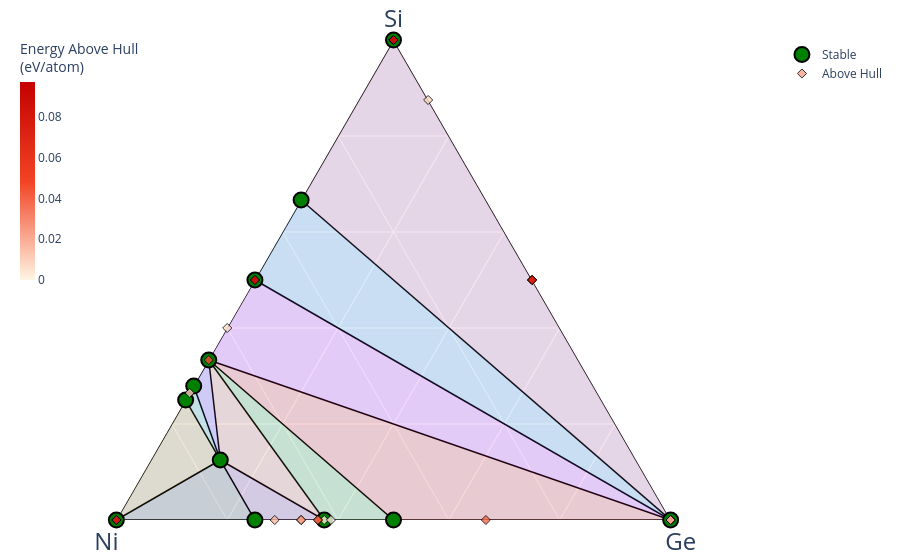

This figure's notebook cell:
### Code cell
def get_materals_project_data(elements, api_key=API_KEY):
    with MPRester(api_key) as m:
        entries = m.get_entries_in_chemsys(elements, inc_structure=False, additional_criteria={"thermo_types": ["GGA_GGA+U", "R2SCAN"]})
    return entries

# elements = ["C", "Si", "Ni"]
elements = ["Ge", "Si", "Ni"]
entries = get_materals_project_data(elements)

# 1. Initialize the compatibility scheme
# This handles the GGA/GGA+U mixing and elemental corrections
compat = MaterialsProject2020Compatibility()

# 2. Process your raw entries
# This will update the .energy property of each entry with the corrected value
# It also filters out entries that are incompatible with the scheme
processed_entries = compat.process_entries(entries)

# 3. Build the diagram with corrected data
pd_obj = PhaseDiagram(processed_entries)

# 4. Plot the Phase Diagram
plotter = PDPlotter(pd_obj, show_unstable=0.1) # show_unstable is the energy cutoff in eV/atom
plotter.show()

### Figure 1 — Plotly figure (JSON) as saved in the notebook; plotly's stock layout.template omitted (floating-point values rounded to 4 significant figures)
{"data": [{"a": [2, 0, null, 4, 4, null, 0, 0, null, 4, 2, null, 4, 1, null, 1, 0, null, 1, 12, null, 0, 4, null, 2, 2, null, 4, 0, null, 1, 1, null, 0, 0, null, 1, 0, null, 0, 2, null, 0, 0, null, 0, 1, null, 0, 1, null, 0, 0, null, 0, 4, null, 4, 0, null, 4, 12, null, 1, 12, null], "b": [1, 0, null, 4, 8, null, 4, 10, null, 4, 1, null, 8, 6, null, 6, 1, null, 3, 31, null, 10, 8, null, 1, 0, null, 8, 0, null, 3, 6, null, 4, 0, null, 3, 1, null, 0, 0, null, 3, 10, null, 3, 6, null, 10, 6, null, 3, 1, null, 4, 8, null, 4, 0, null, 8, 31, null, 6, 31, null], "c": [0, 2, null, 0, 0, null, 4, 6, null, 0, 0, null, 0, 1, null, 1, 0, null, 0, 0, null, 6, 0, null, 0, 0, null, 0, 2, null, 0, 1, null, 4, 2, null, 0, 0, null, 2, 0, null, 1, 6, null, 1, 1, null, 6, 1, null, 1, 0, null, 4, 0, null, 0, 2, null, 0, 0, null, 1, 0, null], "hoverinfo": "none", "line": {"color": "black", "width": 1.5}, "mode": "lines", "showlegend": false, "type": "scatterternary"}, {"a": [0, 2, 4], "b": [0, 1, 4], "c": [2, 0, 0], "fill": "toself", "fillcolor": "#2E91E5", "hovertemplate": "<extra></extra>", "line": {"width": 0}, "mode": "lines", "name": "Ge—Si<sub>2</sub>Ni—SiNi", "opacity": 0.15, "showlegend": false, "type": "scatterternary"}, {"a": [0, 2, 2], "b": [0, 0, 1], "c": [2, 0, 0], "fill": "toself", "fillcolor": "#E15F99", "hovertemplate": "<extra></extra>", "line": {"width": 0}, "mode": "lines", "name": "Ge—Si—Si<sub>2</sub>Ni", "opacity": 0.15, "showlegend": false, "type": "scatterternary"}, {"a": [0, 0, 4], "b": [10, 4, 8], "c": [6, 4, 0], "fill": "toself", "fillcolor": "#1CA71C", "hovertemplate": "<extra></extra>", "line": {"width": 0}, "mode": "lines", "name": "Ni<sub>5</sub>Ge<sub>3</sub>—NiGe—SiNi<sub>2</sub>", "opacity": 0.15, "showlegend": false, "type": "scatterternary"}, {"a": [0, 0, 4], "b": [0, 4, 8], "c": [2, 4, 0], "fill": "toself", "fillcolor": "#FB0D0D", "hovertemplate": "<extra></extra>", "line": {"width": 0}, "mode": "lines", "name": "Ge—NiGe—SiNi<sub>2</sub>", "opacity": 0.15, "showlegend": false, "type": "scatterternary"}, {"a": [0, 4, 4], "b": [0, 4, 8], "c": [2, 0, 0], "fill": "toself", "fillcolor": "#DA16FF", "hovertemplate": "<extra></extra>", "line": {"width": 0}, "mode": "lines", "name": "Ge—SiNi—SiNi<sub>2</sub>", "opacity": 0.15, "showlegend": false, "type": "scatterternary"}, {"a": [0, 0, 1], "b": [1, 3, 6], "c": [0, 1, 1], "fill": "toself", "fillcolor": "#222A2A", "hovertemplate": "<extra></extra>", "line": {"width": 0}, "mode": "lines", "name": "Ni—Ni<sub>3</sub>Ge—SiNi<sub>6</sub>Ge", "opacity": 0.15, "showlegend": false, "type": "scatterternary"}, {"a": [0, 1, 1], "b": [1, 3, 6], "c": [0, 0, 1], "fill": "toself", "fillcolor": "#B68100", "hovertemplate": "<extra></extra>", "line": {"width": 0}, "mode": "lines", "name": "Ni—SiNi<sub>3</sub>—SiNi<sub>6</sub>Ge", "opacity": 0.15, "showlegend": false, "type": "scatterternary"}, {"a": [0, 0, 1], "b": [3, 10, 6], "c": [1, 6, 1], "fill": "toself", "fillcolor": "#750D86", "hovertemplate": "<extra></extra>", "line": {"width": 0}, "mode": "lines", "name": "Ni<sub>3</sub>Ge—Ni<sub>5</sub>Ge<sub>3</sub>—SiNi<sub>6</sub>Ge", "opacity": 0.15, "showlegend": false, "type": "scatterternary"}, {"a": [0, 4, 1], "b": [10, 8, 6], "c": [6, 0, 1], "fill": "toself", "fillcolor": "#EB663B", "hovertemplate": "<extra></extra>", "line": {"width": 0}, "mode": "lines", "name": "Ni<sub>5</sub>Ge<sub>3</sub>—SiNi<sub>2</sub>—SiNi<sub>6</sub>Ge", "opacity": 0.15, "showlegend": false, "type": "scatterternary"}, {"a": [12, 4, 1], "b": [31, 8, 6], "c": [0, 0, 1], "fill": "toself", "fillcolor": "#511CFB", "hovertemplate": "<extra></extra>", "line": {"width": 0}, "mode": "lines", "name": "Si<sub>12</sub>Ni<sub>31</sub>—SiNi<sub>2</sub>—SiNi<sub>6</sub>Ge", "opacity": 0.15, "showlegend": false, "type": "scatterternary"}, {"a": [12, 1, 1], "b": [31, 3, 6], "c": [0, 0, 1], "fill": "toself", "fillcolor": "#00A08B", "hovertemplate": "<extra></extra>", "line": {"width": 0}, "mode": "lines", "name": "Si<sub>12</sub>Ni<sub>31</sub>—SiNi<sub>3</sub>—SiNi<sub>6</sub>Ge", "opacity": 0.15, "showlegend": false, "type": "scatterternary"}, {"a": [2, 0, 4, 4, 0, 0, 1, 0, 1, 12, 2, 0], "b": [1, 0, 4, 8, 4, 10, 6, 1, 3, 31, 0, 3], "c": [0, 2, 0, 0, 4, 6, 1, 0, 0, 0, 0, 1], "cliponaxis": false, "hoverinfo": "text", "hoverlabel": {"font": {"size": 14}}, "hovertext": ["Si<sub>2</sub>Ni (mp-2291-GGA) <br>  Formation energy: -0.353 eV/atom <br>  (Stable)<br><br> Si: 0.666667<br> Ni: 0.333333<br> Ge: 0.0", "Ge (mp-32-GGA) <br>  Formation energy: 0.0 eV/atom <br>  (Stable)<br><br> Si: 0.0<br> Ni: 0.0<br> Ge: 1.0", "SiNi (mp-351-GGA) <br>  Formation energy: -0.464 eV/atom <br>  (Stable)<br><br> Si: 0.5<br> Ni: 0.5<br> Ge: 0.0", "SiNi<sub>2</sub> (mp-1118-GGA) <br>  Formation energy: -0.526 eV/atom <br>  (Stable)<br><br> Si: 0.333333<br> Ni: 0.666667<br> Ge: 0.0", "NiGe (mp-1099-GGA) <br>  Formation energy: -0.305 eV/atom <br>  (Stable)<br><br> Si: 0.0<br> Ni: 0.5<br> Ge: 0.5", "Ni<sub>5</sub>Ge<sub>3</sub> (mp-1428-GGA) <br>  Formation energy: -0.311 eV/atom <br>  (Stable)<br><br> Si: 0.0<br> Ni: 0.625<br> Ge: 0.375", "SiNi<sub>6</sub>Ge (mp-1219193-GGA) <br>  Formation energy: -0.374 eV/atom <br>  (Stable)<br><br> Si: 0.125<br> Ni: 0.75<br> Ge: 0.125", "Ni (mp-23-GGA) <br>  Formation energy: 0.0 eV/atom <br>  (Stable)<br><br> Si: 0.0<br> Ni: 1.0<br> Ge: 0.0", "SiNi<sub>3</sub> (mp-828-GGA) <br>  Formation energy: -0.441 eV/atom <br>  (Stable)<br><br> Si: 0.25<br> Ni: 0.75<br> Ge: 0.0", "Si<sub>12</sub>Ni<sub>31</sub> (mp-27276-GGA) <br>  Formation energy: -0.471 eV/atom <br>  (Stable)<br><br> Si: 0.27907<br> Ni: 0.72093<br> Ge: 0.0", "Si (mp-149-GGA) <br>  Formation energy: 0.0 eV/atom <br>  (Stable)<br><br> Si: 1.0<br> Ni: 0.0<br> Ge: 0.0", "Ni<sub>3</sub>Ge (mp-21008-GGA) <br>  Formation energy: -0.29 eV/atom <br>  (Stable)<br><br> Si: 0.0<br> Ni: 0.75<br> Ge: 0.25"], "marker": {"color": "green", "line": {"color": "black", "width": 2}, "size": 15, "symbol": "circle"}, "mode": "markers", "name": "Stable", "showlegend": true, "type": "scatterternary"}, {"a": [0, 0, 0, 0, 0, 0, 0, 0, 0, 0, 0, 0, 0, 23, 8, 40, 4, 46, 46, 68, 12, 16, 1, 2, 2, 4, 2, 16, 7, 9], "b": [0, 0, 0, 2, 1, 4, 8, 4, 30, 10, 7, 7, 19, 0, 0, 0, 0, 0, 0, 0, 0, 0, 0, 0, 2, 4, 4, 24, 0, 25], "c": [4, 8, 34, 0, 0, 8, 4, 2, 12, 6, 4, 4, 12, 0, 0, 0, 0, 0, 0, 0, 0, 16, 1, 2, 0, 0, 0, 0, 1, 0], "cliponaxis": false, "hoverinfo": "text", "hoverlabel": {"font": {"size": 14}}, "hovertext": ["Ge (mp-1007760-GGA) <br>  Formation energy: 0.022 eV/atom <br>  Energy Above Hull: (+0.022 eV/atom)<br><br> Si: 0.0<br> Ni: 0.0<br> Ge: 1.0", "Ge (mp-1091415-GGA) <br>  Formation energy: 0.014 eV/atom <br>  Energy Above Hull: (+0.014 eV/atom)<br><br> Si: 0.0<br> Ni: 0.0<br> Ge: 1.0", "Ge (mp-1198022-GGA) <br>  Formation energy: 0.025 eV/atom <br>  Energy Above Hull: (+0.025 eV/atom)<br><br> Si: 0.0<br> Ni: 0.0<br> Ge: 1.0", "Ni (mp-10257-GGA) <br>  Formation energy: 0.026 eV/atom <br>  Energy Above Hull: (+0.026 eV/atom)<br><br> Si: 0.0<br> Ni: 1.0<br> Ge: 0.0", "Ni (mp-1008728-GGA) <br>  Formation energy: 0.096 eV/atom <br>  Energy Above Hull: (+0.096 eV/atom)<br><br> Si: 0.0<br> Ni: 1.0<br> Ge: 0.0", "NiGe<sub>2</sub> (mp-29900-GGA) <br>  Formation energy: -0.164 eV/atom <br>  Energy Above Hull: (+0.039 eV/atom)<br><br> Si: 0.0<br> Ni: 0.333333<br> Ge: 0.666667", "Ni<sub>2</sub>Ge (mp-17383-GGA) <br>  Formation energy: -0.303 eV/atom <br>  Energy Above Hull: (+0.001 eV/atom)<br><br> Si: 0.0<br> Ni: 0.666667<br> Ge: 0.333333", "Ni<sub>2</sub>Ge (mp-1594-GGA) <br>  Formation energy: -0.275 eV/atom <br>  Energy Above Hull: (+0.029 eV/atom)<br><br> Si: 0.0<br> Ni: 0.666667<br> Ge: 0.333333", "Ni<sub>5</sub>Ge<sub>2</sub> (mp-1200317-GGA) <br>  Formation energy: -0.279 eV/atom <br>  Energy Above Hull: (+0.017 eV/atom)<br><br> Si: 0.0<br> Ni: 0.714286<br> Ge: 0.285714", "Ni<sub>5</sub>Ge<sub>3</sub> (mp-1106111-GGA) <br>  Formation energy: -0.31 eV/atom <br>  Energy Above Hull: (+0.001 eV/atom)<br><br> Si: 0.0<br> Ni: 0.625<br> Ge: 0.375", "Ni<sub>7</sub>Ge<sub>4</sub> (mp-1219825-GGA) <br>  Formation energy: -0.283 eV/atom <br>  Energy Above Hull: (+0.026 eV/atom)<br><br> Si: 0.0<br> Ni: 0.636364<br> Ge: 0.363636", "Ni<sub>7</sub>Ge<sub>4</sub> (mp-1219818-GGA) <br>  Formation energy: -0.265 eV/atom <br>  Energy Above Hull: (+0.044 eV/atom)<br><br> Si: 0.0<br> Ni: 0.636364<br> Ge: 0.363636", "Ni<sub>19</sub>Ge<sub>12</sub> (mp-30082-GGA) <br>  Formation energy: -0.31 eV/atom <br>  Energy Above Hull: (+0.0 eV/atom)<br><br> Si: 0.0<br> Ni: 0.612903<br> Ge: 0.387097", "Si (mp-971661-GGA) <br>  Formation energy: 0.082 eV/atom <br>  Energy Above Hull: (+0.082 eV/atom)<br><br> Si: 1.0<br> Ni: 0.0<br> Ge: 0.0", "Si (mp-1079297-GGA) <br>  Formation energy: 0.074 eV/atom <br>  Energy Above Hull: (+0.074 eV/atom)<br><br> Si: 1.0<br> Ni: 0.0<br> Ge: 0.0", "Si (mp-1196961-GGA) <br>  Formation energy: 0.081 eV/atom <br>  Energy Above Hull: (+0.081 eV/atom)<br><br> Si: 1.0<br> Ni: 0.0<br> Ge: 0.0", "Si (mp-165-GGA) <br>  Formation energy: 0.013 eV/atom <br>  Energy Above Hull: (+0.013 eV/atom)<br><br> Si: 1.0<br> Ni: 0.0<br> Ge: 0.0", "Si (mp-1204627-GGA) <br>  Formation energy: 0.095 eV/atom <br>  Energy Above Hull: (+0.095 eV/atom)<br><br> Si: 1.0<br> Ni: 0.0<br> Ge: 0.0", "Si (mp-971662-GGA) <br>  Formation energy: 0.064 eV/atom <br>  Energy Above Hull: (+0.064 eV/atom)<br><br> Si: 1.0<br> Ni: 0.0<br> Ge: 0.0", "Si (mp-1203790-GGA) <br>  Formation energy: 0.058 eV/atom <br>  Energy Above Hull: (+0.058 eV/atom)<br><br> Si: 1.0<br> Ni: 0.0<br> Ge: 0.0", "Si (mp-1095269-GGA) <br>  Formation energy: 0.096 eV/atom <br>  Energy Above Hull: (+0.096 eV/atom)<br><br> Si: 1.0<br> Ni: 0.0<br> Ge: 0.0", "SiGe (mp-1096549-GGA) <br>  Formation energy: 0.053 eV/atom <br>  Energy Above Hull: (+0.053 eV/atom)<br><br> Si: 0.5<br> Ni: 0.0<br> Ge: 0.5", "SiGe (mp-1219182-GGA) <br>  Formation energy: 0.06 eV/atom <br>  Energy Above Hull: (+0.06 eV/atom)<br><br> Si: 0.5<br> Ni: 0.0<br> Ge: 0.5", "SiGe (mp-978534-GGA) <br>  Formation energy: 0.077 eV/atom <br>  Energy Above Hull: (+0.077 eV/atom)<br><br> Si: 0.5<br> Ni: 0.0<br> Ge: 0.5", "SiNi (mp-999192-GGA) <br>  Formation energy: -0.418 eV/atom <br>  Energy Above Hull: (+0.047 eV/atom)<br><br> Si: 0.5<br> Ni: 0.5<br> Ge: 0.0", "SiNi (mp-1095177-GGA) <br>  Formation energy: -0.368 eV/atom <br>  Energy Above Hull: (+0.097 eV/atom)<br><br> Si: 0.5<br> Ni: 0.5<br> Ge: 0.0", "SiNi<sub>2</sub> (mp-507-GGA) <br>  Formation energy: -0.479 eV/atom <br>  Energy Above Hull: (+0.047 eV/atom)<br><br> Si: 0.333333<br> Ni: 0.666667<br> Ge: 0.0", "Si<sub>2</sub>Ni<sub>3</sub> (mp-29667-GGA) <br>  Formation energy: -0.495 eV/atom <br>  Energy Above Hull: (+0.006 eV/atom)<br><br> Si: 0.4<br> Ni: 0.6<br> Ge: 0.0", "Si<sub>7</sub>Ge (mp-1094056-GGA) <br>  Formation energy: 0.008 eV/atom <br>  Energy Above Hull: (+0.008 eV/atom)<br><br> Si: 0.875<br> Ni: 0.0<br> Ge: 0.125", "Si<sub>9</sub>Ni<sub>25</sub> (mp-1209041-GGA) <br>  Formation energy: -0.447 eV/atom <br>  Energy Above Hull: (+0.009 eV/atom)<br><br> Si: 0.264706<br> Ni: 0.735294<br> Ge: 0.0"], "marker": {"color": [0.022, 0.014, 0.025, 0.026, 0.096, 0.039, 0.001, 0.029, 0.017, 0.001, 0.026, 0.044, 0, 0.082, 0.074, 0.081, 0.013, 0.095, 0.064, 0.058, 0.096, 0.053, 0.06, 0.077, 0.047, 0.097, 0.047, 0.006, 0.008, 0.009], "colorbar": {"len": 0.5, "thickness": 0.02, "thicknessmode": "fraction", "title": {"text": "Energy Above Hull<br>(eV/atom)"}, "x": 0, "xpad": 0, "y": 1, "yanchor": "top", "ypad": 0}, "colorscale": [[0, "#fff5e3"], [0.5, "#f24324"], [1, "#c40000"]], "line": {"color": "black", "width": 1}, "opacity": 0.8, "size": 7, "symbol": "diamond"}, "mode": "markers", "name": "Above Hull", "showlegend": true, "type": "scatterternary"}], "layout": {"autosize": true, "coloraxis": {"colorbar": {"x": 1, "y": 0.05, "yanchor": "top"}}, "margin": {"b": 40, "l": 20, "r": 20, "t": 40}, "paper_bgcolor": "rgba(0,0,0,0)", "plot_bgcolor": "rgba(0,0,0,0)", "showlegend": true, "ternary": {"aaxis": {"layer": "below traces", "showgrid": true, "showticklabels": true, "tickfont": {"color": "rgba(0,0,0,0)", "size": 7}, "title": {"font": {"size": 24}, "text": "Si"}}, "baxis": {"layer": "below traces", "min": 0, "showgrid": true, "showticklabels": true, "tickfont": {"color": "rgba(0,0,0,0)", "size": 7}, "title": {"font": {"size": 24}, "text": "Ni"}}, "caxis": {"layer": "below traces", "min": 0, "showgrid": true, "showticklabels": true, "tickfont": {"color": "rgba(0,0,0,0)", "size": 7}, "title": {"font": {"size": 24}, "text": "Ge"}}, "sum": 1}}}
